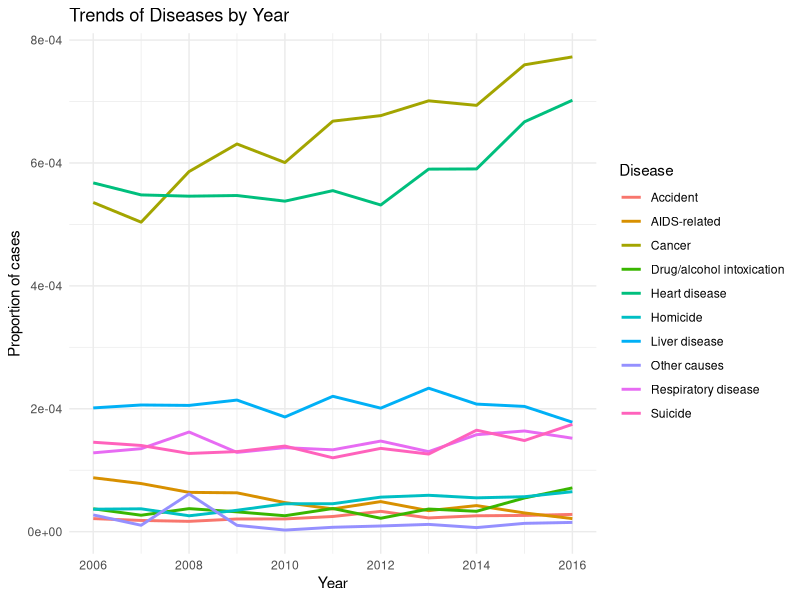
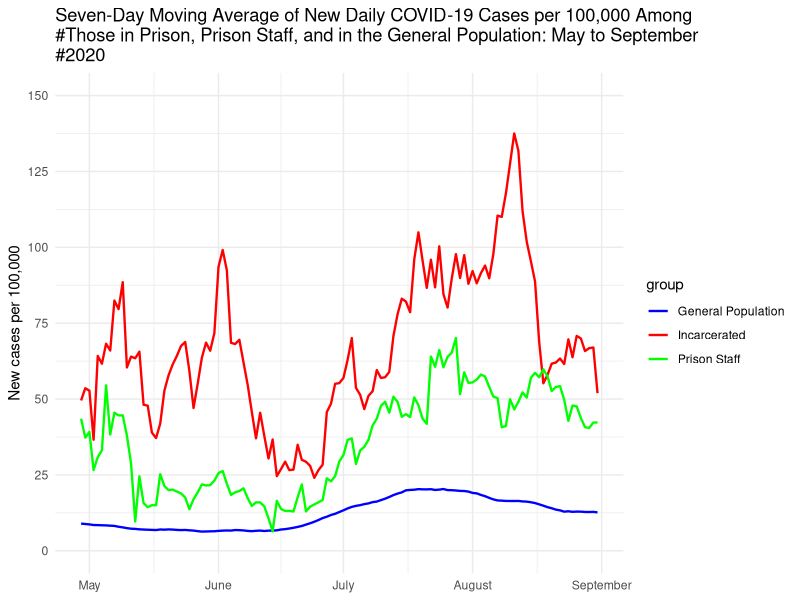
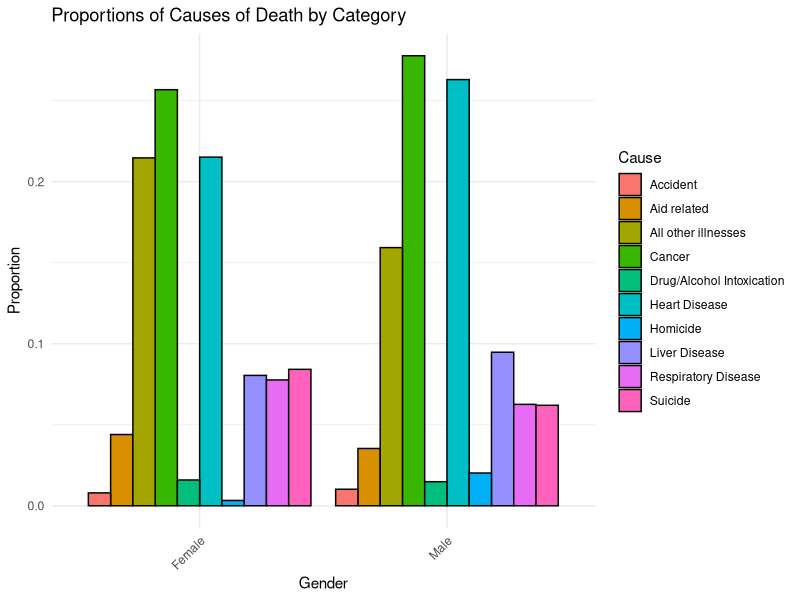
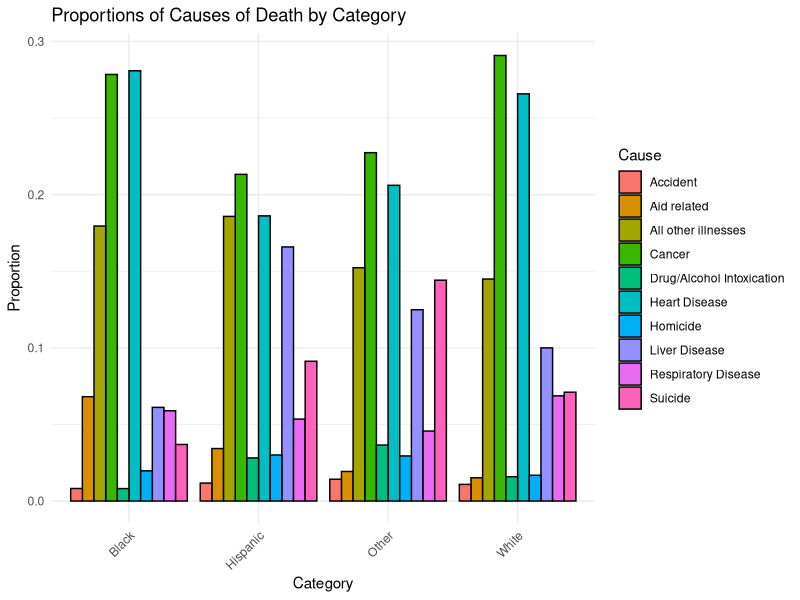

R code for these plots, in order:
## ---- chunk 1
#| include: false
#| warning: false
#| message: false

library(tidyverse)
library(palmerpenguins)
#### Preamble ####
# Purpose: Read the cleaned dataset to use it for the analysis
# Author: Kaavya Kalani, Monica Sainani, Aamishi Avarsekar
# Date: 14 February 2024
# Contact: kaavya.kalani@mail.utoronto.ca, monica.sainani@mail.utoronto.ca, aamishi.avarsekar@mail.utoronto.ca
# License: MIT
# Pre-requisites: run scripts/01-data_cleaning.R

#### Workspace setup ####
# install.packages("tidyverse")
# install.packages("knitr")
# install.packages("here")
# install.packages("ggplot2")
# install.packages("readxl")
# install.packages("gdata")
# install.packages("dplyr")
# install.packages("haven")

library(ggplot2)
library(readxl)
library(tidyverse)
library(knitr)
library(here)
library(gdata)
library(dplyr)
library(haven)
## ---- chunk 2
#| message: false
#| echo: false
#| label: fig-overall-death
#| fig-cap: Causes of deaths among the prisoners

# Load cleaned data from CSV
health_data_by_year_long_prop <- read.csv(file=here("data/analysis_data/cleaned_health_data_by_year.csv"), header = TRUE, stringsAsFactors = FALSE)

# Create the plot
ggplot(health_data_by_year_long_prop, aes(x = as.numeric(Year), y = Proportion, color = Disease)) +
  geom_line(size = 1.0) +
  labs(title = "Trends of Diseases by Year",
       x = "Year",
       y = "Proportion of cases",
       color = "Disease") +
  theme_minimal()

## ---- chunk 3
#| message: false
#| echo: false
#| label: fig-covid
#| fig-cap: Covid trends in the jail

# Load cleaned data
ts_data <- read.csv(file=here("data/analysis_data/cleaned_covid19_data.csv"), header = TRUE, stringsAsFactors = FALSE)
# Load cleaned data
ts_data <- read.csv(file=here("data/analysis_data/cleaned_covid19_data.csv"), header = TRUE, stringsAsFactors = FALSE)

#Convert date column to Date type
ts_data$date <- as.Date(ts_data$date, format = "%Y-%m-%d")


# Create the figure using ggplot2 with solid lines
ggplot(ts_data, aes(x = date, y = new_cases_per_100k, color = group)) +
  geom_line(size = 0.8) +  # Adjust the line thickness here (e.g., size = 0.8)
  scale_x_date(date_labels = "%B", date_breaks = "1 month", limits = c(min(ts_data$date), max(ts_data$date))) +
  scale_y_continuous(limits = c(0, 150), breaks = seq(0, 150, 25)) +
  labs(x = NULL, y = "New cases per 100,000", title = "Seven-Day Moving Average of New Daily COVID-19 Cases per 100,000 Among
#Those in Prison, Prison Staff, and in the General Population: May to September
#2020") +
  theme_minimal() +
  geom_vline(xintercept = as.numeric(as.Date(c("2020-04-01", "2020-05-01", "2020-06-01", "2020-07-01", "2020-08-01", "2020-09-01"))),
             linetype = "dashed", color = "gray") +
  annotate("text", x = as.Date(c("2020-04-01", "2020-05-01", "2020-06-01", "2020-07-01", "2020-08-01", "2020-09-01")),
           y = 150, label = c("April 2020", "May 2020", "June 2020", "July 2020", "August 2020", "September 2020"),
          vjust = -0.5, hjust = 0, color = "gray") +
  scale_color_manual(values = c("blue", "red", "green"))

## ---- chunk 4
#| message: false
#| echo: false
#| label: fig-death-vs-gender
#| fig-cap: Causes of deaths among the prisoners by gender

cause_mapping <- c(
  "cancer" = "Cancer",
  "heart_disease" = "Heart Disease",
  "liver_disease" = "Liver Disease",
  "respiratory_disease" = "Respiratory Disease",
  "aids_related" = "Aid related",
  "all_other_illnesses" = "All other illnesses",
  "suicide" = "Suicide",
  "drug_alcohol_intoxication" = "Drug/Alcohol Intoxication",
  "accident" = "Accident",
  "homicide_d" = "Homicide"
)

# Load cleaned data
health_demographic_data_clean <- read_csv(file=here("data/analysis_data/cleaned_health_data_gender.csv"))

# Plot the proportions graph using geom_bar with position = "dodge"
ggplot(health_demographic_data_clean, aes(x = x1, y = Proportion, fill = Cause)) +
  geom_bar(stat = "identity", position = "dodge", color = "black", size = 0.5) +
  labs(title = "Proportions of Causes of Death by Category",
       x = "Gender",
       y = "Proportion") +
  scale_fill_discrete(labels = cause_mapping) +
  theme_minimal() +
  theme(axis.text.x = element_text(angle = 45, hjust = 1))
## ---- chunk 5
#| message: false
#| echo: false
#| label: fig-death-vs-race
#| fig-cap: Causes of deaths among the prisoners by race

# Load cleaned data from CSV
race_health_data_long <- read.csv(file=here("data/analysis_data/cleaned_health_data_race.csv"), header = TRUE, stringsAsFactors = FALSE)

# Create a bar plot showing proportions with black borders
ggplot(race_health_data_long, aes(x = x1, y = Proportion, fill = Cause)) +
  geom_bar(stat = "identity", position = "dodge", color = "black", size = 0.5) +  # Add black borders
  labs(title = "Proportions of Causes of Death by Category",
       x = "Category",
       y = "Proportion") +
  theme_minimal() +
  theme(axis.text.x = element_text(angle = 45, hjust = 1))
